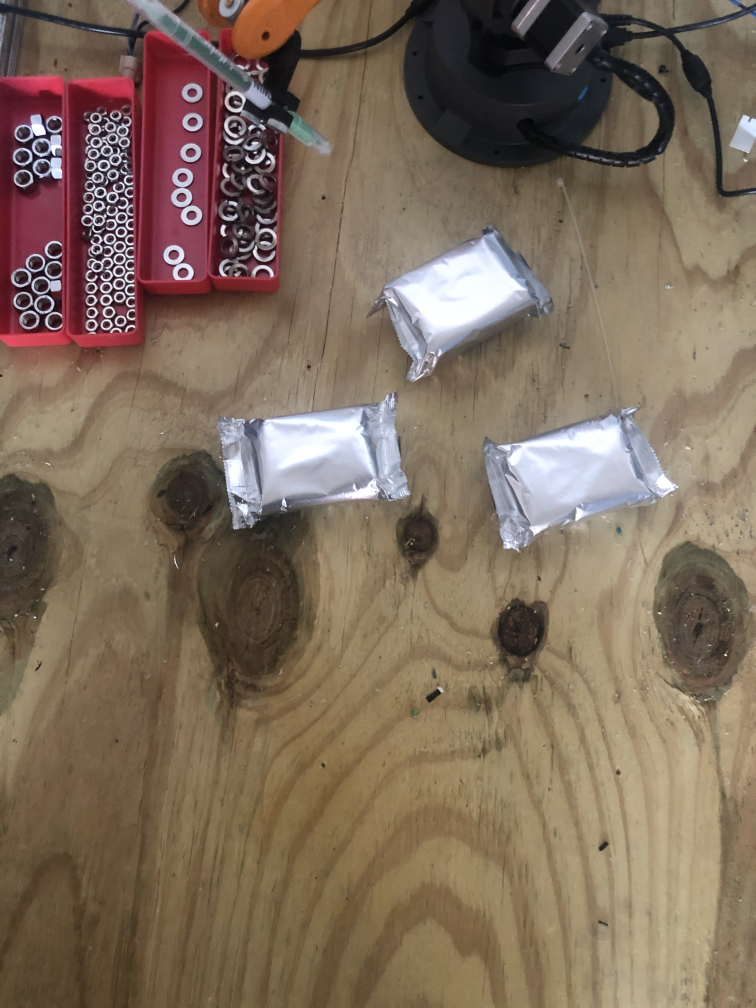
#> input picture experiments/tracking objects/sample.jpeg, 3024 x 4032 px (shown at 1/4 size)
$ python tracking_sample_image.py
#> lines starting #> are read from the running program, lines starting #| are printed output that depends on the picture; after the words box and inside, x2 and y2 are one past the last pixel; in counts of white or black regions, pixels touching at a corner belong together
import cv2
import numpy as np

image = cv2.imread('sample.jpeg')
#> image is the input picture: shape (4032, 3024, 3); mean B, G, R 91.7, 109, 126.9

rx = 850
ry = 850
rw = 2800
rh = 2300
region = image[ry:rh, rx:rw]
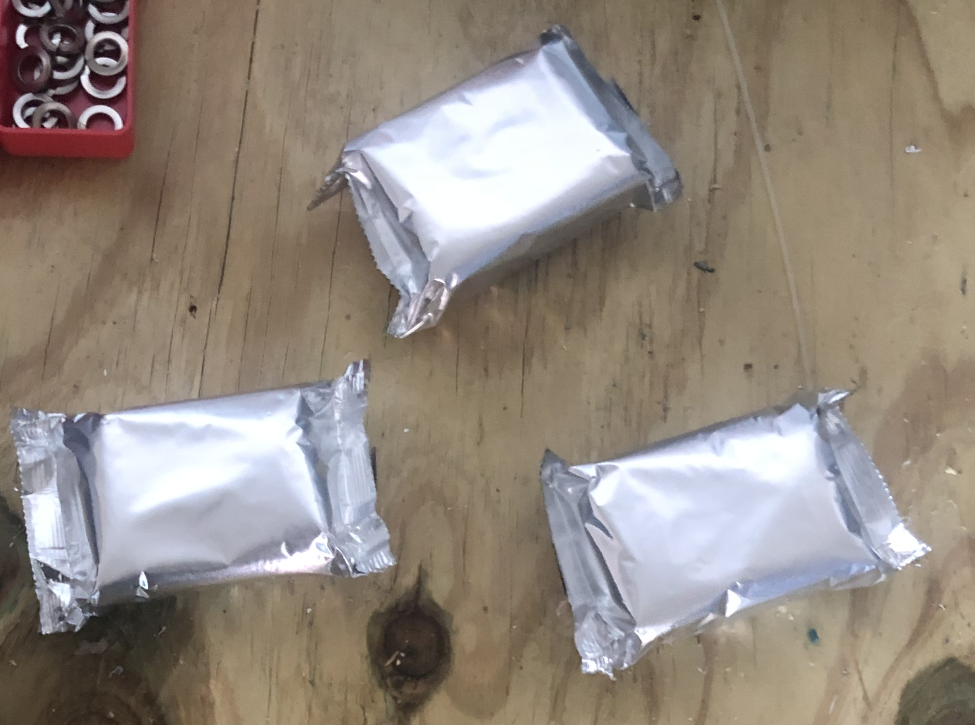
#> region: shape (1450, 1950, 3) (shown at 1/2 size); mean B, G, R 127, 136.9, 146.8

gray_reg = cv2.cvtColor(region,cv2.COLOR_BGR2GRAY)
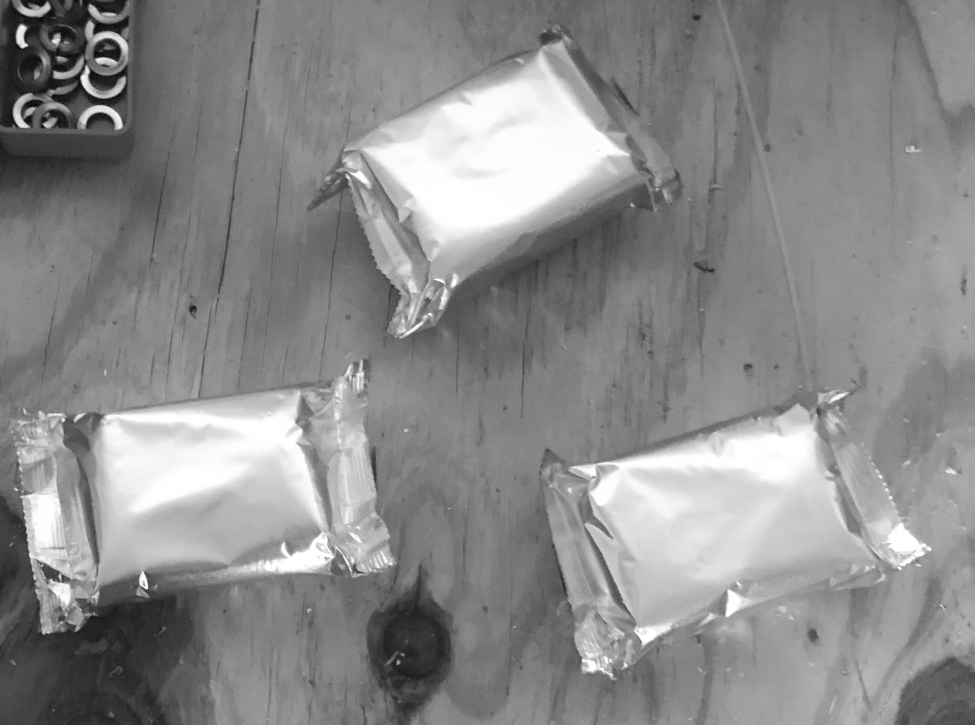
#> gray_reg: shape (1450, 1950) (shown at 1/2 size); min 2, max 255, mean 138.8
_, threshold = cv2.threshold(gray_reg, 180, 250, cv2.THRESH_BINARY)
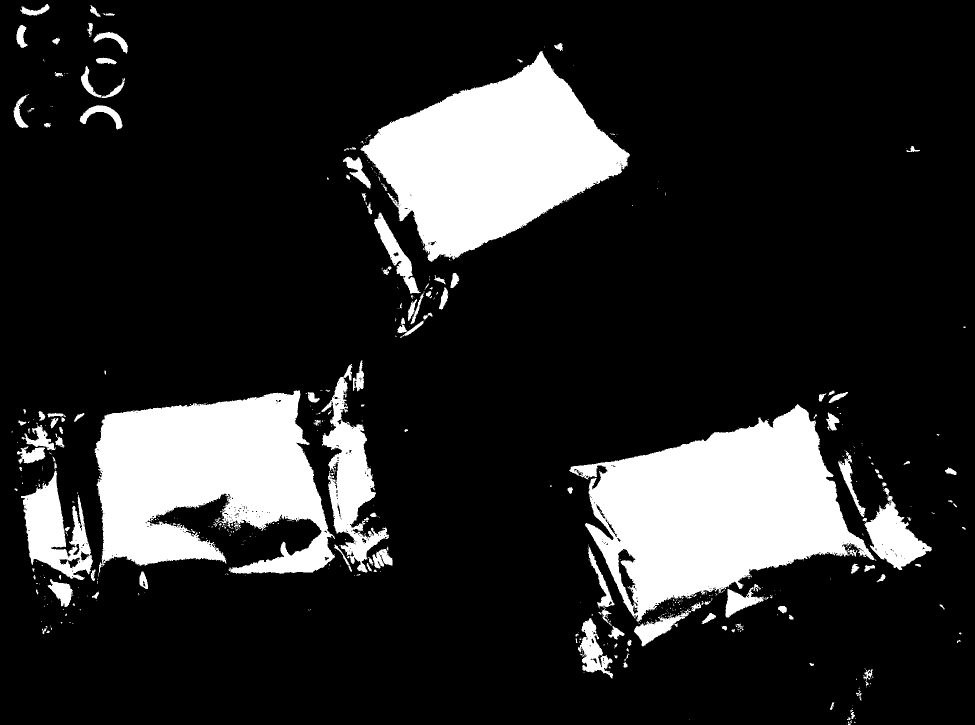
#> threshold: shape (1450, 1950) (shown at 1/2 size); values 0 (black) and 250 (white), 16.3% white; 569 white regions (428 under 20 px)

(contours, _) = cv2.findContours(threshold, cv2.RETR_LIST, cv2.CHAIN_APPROX_SIMPLE)
#> contours = 1066 contours, 929 with area under 20; largest, box (x1, y1, x2, y2) and area: (1138, 808, 1753, 1245) 138794, (721, 102, 1260, 524) 118909, (189, 780, 670, 1153) 116612, (643, 728, 778, 1145) 19347, (42, 941, 186, 1160) 15168
for cnt in contours:
    area = cv2.contourArea(cnt)
    if int(area) > 20000:
        rect = cv2.minAreaRect(cnt)
        (x,y),(w,h),angle = rect
        rect = (x+rx,y+ry),(w,h),angle

        box = cv2.boxPoints(rect)
        box = np.int0(box)
        print(f"box: {box}")

        cv2.drawContours(image,[box],0,(0,0,255),3)
        cv2.putText(image,f"{int(x)}, {int(y)}, {int(w)}, {int(h)}, {int(angle)}", (int(x+rx),int(y+ry)), 4, 1, (0,0,254),2)
#> this loop made 1066 passes
#> (area, x, y, w, h, angle, box) on passes 828, 859, 1048: (138794, 1444.1, 1027.4, 544.1, 342.6, -15.46, [[2077, 2115], [1986, 1784], [2510, 1639], [2601, 1970]]), (116612.5, 426.4, 970.5, 475, 364.9, -2.64, [[1047, 2013], [1030, 1649], [1505, 1627], [1522, 1991]]), (118909, 991.1, 306, 466.7, 312, -28.78, [[1711, 1405], [1561, 1131], [1970, 906], [2120, 1180]])
#> area on passes 8, 13, 16, 30, 33, 36: 47, 39, 36, 121, 24.5, 50
#| box: [[2077 2115]
#|  [1986 1784]
#|  [2510 1639]
#|  [2601 1970]]
#| box: [[1047 2013]
#|  [1030 1649]
#|  [1505 1627]
#|  [1522 1991]]
#| box: [[1711 1405]
#|  [1561 1131]
#> (further printed lines are left out)

cv2.imshow("Frame", image)

while True:
    key = cv2.waitKey(1);
#> (key Esc is pressed here)
    if key == 27:
        break

cv2.destroyAllWindows
